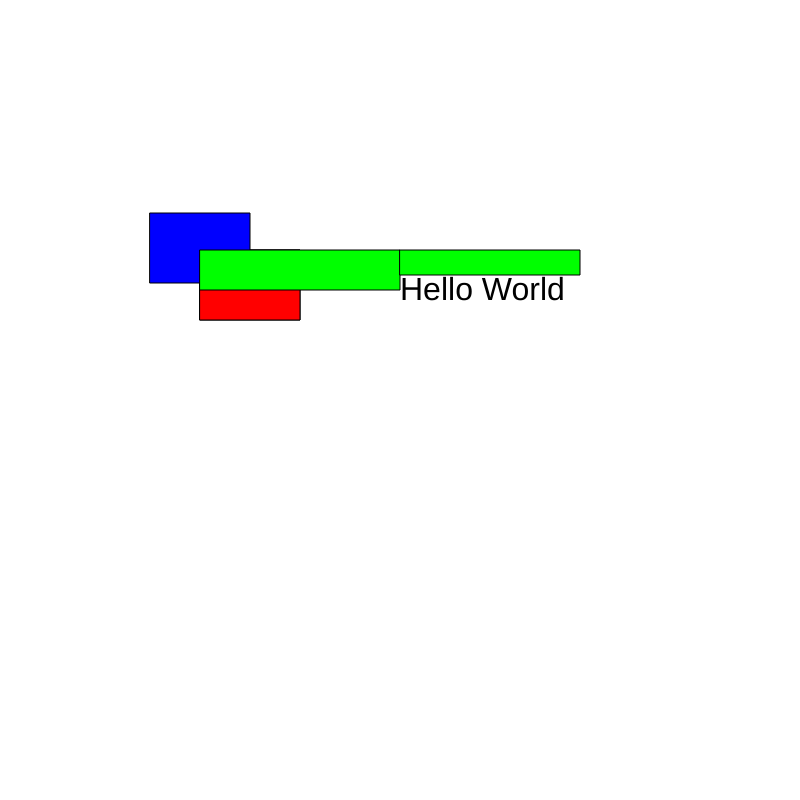
Frame 1 (no input)
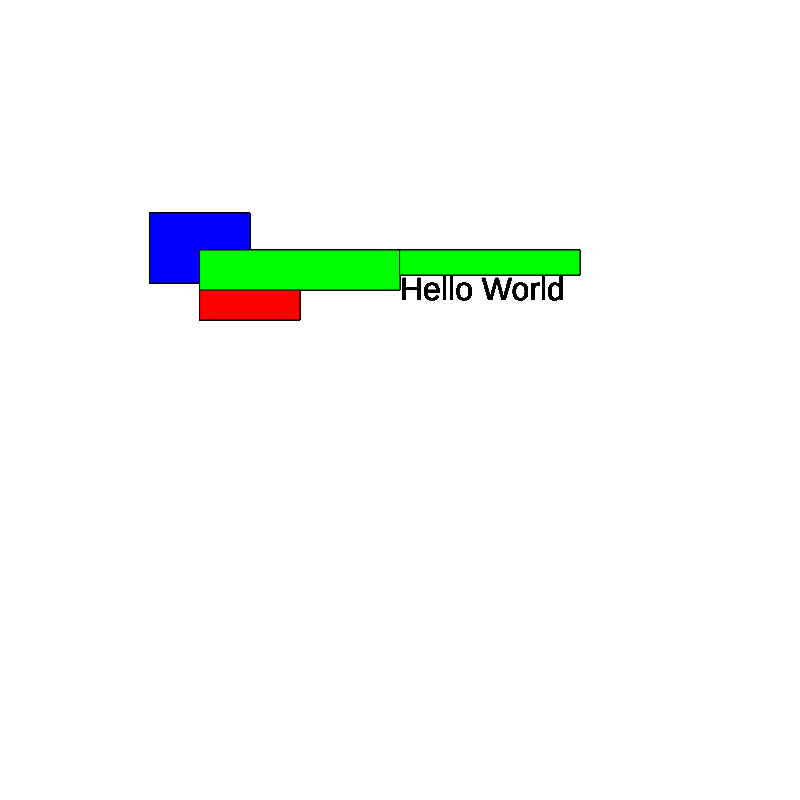
Frame 60 (no input)
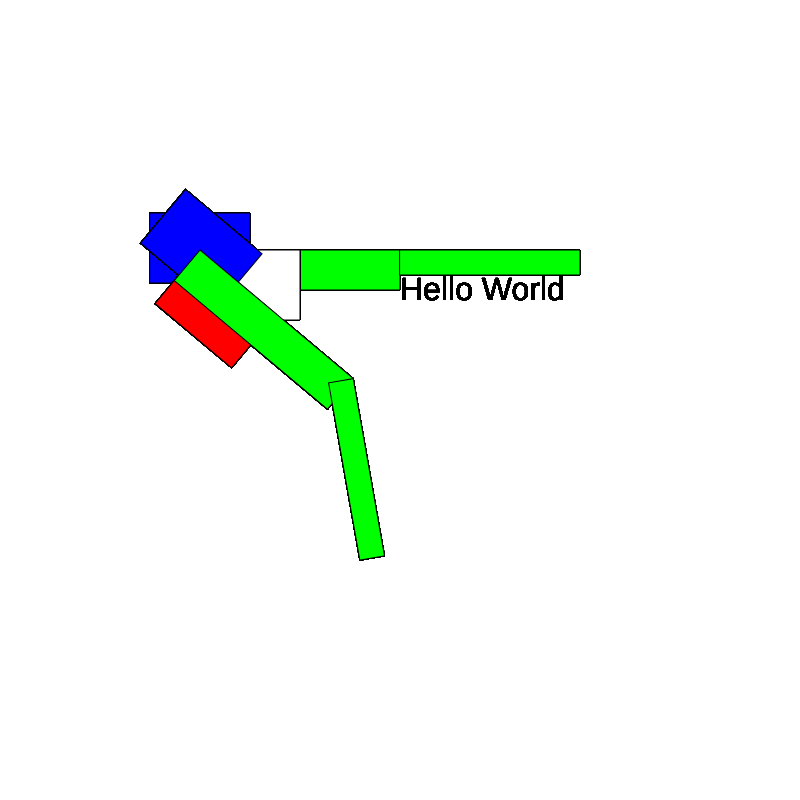
Frame 120 (the mouse pressed at the canvas centre since frame 60)

The p5.js sketch that drew these frames (run headless with seeded random() and noise() and a simulated clock; from frame 60 on, the mouse is pressed at the canvas centre):

// p5.js sketch
// ── sketch.js
function setup() {
  angleMode(DEGREES);
  createCanvas(800, 800);
}

function draw() {
 // background(220);
  fill(255);
  rect(200, 250, 100, 70);


  fill(255, 0, 0);
  // move the origin of the coordinate system to (200, 250)
  translate(200, 250);

  // rotate the coordinate system by an angle based on mouseX
  rotate(mouseX);

  //rectMode(CENTER);
  rect(0, 0, 100, 70);

  fill(0, 0, 255);
  rect(-50, -37, 100, 70);


  fill(0, 255, 0);
  rect(0, 0, 200, 40); 

  translate(200, 0);
  rotate(mouseY);
  rect(0, 0, 180, 25);

  // resets all transformations (translate / rotate / scale ) 
  // applied to the coordinate system 
  resetMatrix();
  fill(0);
  textSize(32);
  text("Hello World", 400, 300);
}
